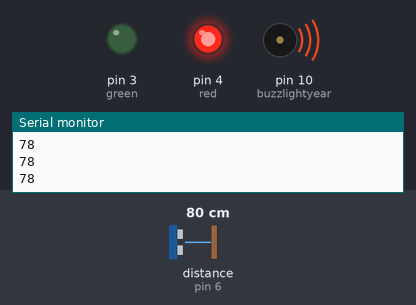
Simulated run of this sketch. Board: Arduino Uno, built with avr-gcc and run on an emulated ATmega328P. Parts: output pins drawn as LEDs (lit = HIGH), buzzer (waves = sounding), the last lines printed to the serial monitor. Wiring (inferred from the names in the program): ultrasonic range finder: trigger pin 5; echo pin 6. Inputs (shaded band) come from the test bench; at power-on: distance to the obstacle (sensor on pin 6) 80 cm. The echo pulse lasts 58.3 µs per cm; pins used as bus, display or sensor lines are not drawn.

Above: at 1.2 s.
1.3 s: distance to the obstacle (sensor on pin 6) set to 198 cm
2.8 s: distance to the obstacle (sensor on pin 6) set to 208 cm
At 3.3 s:
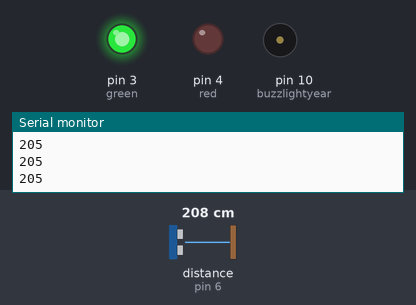
4.3 s: distance to the obstacle (sensor on pin 6) set to 2 cm
At 5.2 s:
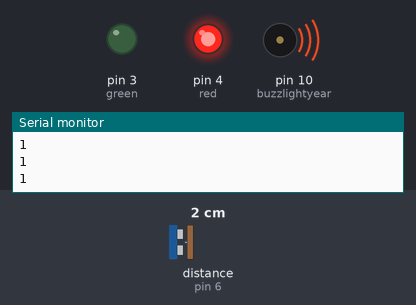
5.8 s: distance to the obstacle (sensor on pin 6) set to 250 cm
At 6.7 s:
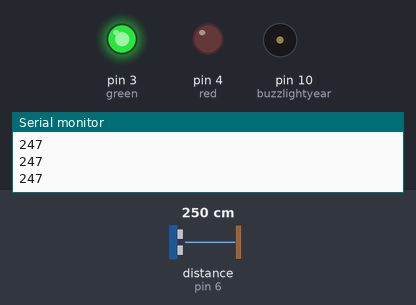
Timing chart, 0 to 8.3 s (numbered marks = the images above; inputs shaded):
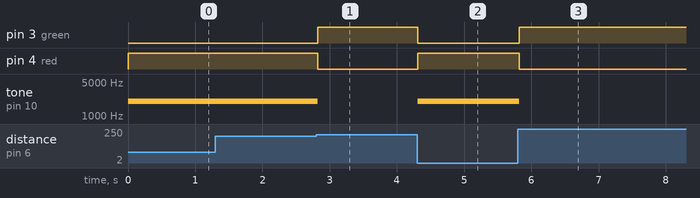

The sketch:

Social_distancing_script.ino
```cpp
const int red = 4;
const int green = 3;
const int trig = 5;
const int echo = 6;
const int buzzlightyear = 10;
long duration;
int distance;

void setup() {
  // put your setup code here, to run once:


  pinMode (red, OUTPUT);
  pinMode (green, OUTPUT);
  pinMode (trig, OUTPUT);
  pinMode (echo, INPUT);
  Serial.begin(9600);

}

void loop() {
  // put your main code here, to run repeatedly:

  digitalWrite (trig, LOW);
  delayMicroseconds(2);

  digitalWrite(trig, HIGH);
  delayMicroseconds(10);
  digitalWrite(trig, LOW);

  duration = pulseIn (echo, HIGH);

  //Distance in Centi-Meters (cm)
  distance = duration*0.034/2;

  Serial.println(distance);

//_________________________________________________________

  if (distance >= 200){
  noTone(buzzlightyear);
  digitalWrite (red, LOW);
  digitalWrite (green, HIGH);
} else{
 digitalWrite (green, LOW);
  tone(buzzlightyear, 2000);
  digitalWrite (red, HIGH);
}}
```

Measured:
- the behaviour switches between 202 and 203 cm on distance to the obstacle (sensor on pin 6) (found by bisection; images 0 and 1)
- after the input at 2.8 s, pin 3 (green): LOW → HIGH at once; pin 4 (red): HIGH → LOW at once; tone on pin 10 (buzzlightyear): 2000 Hz → silent at once
- after the input at 4.3 s, pin 3 (green): HIGH → LOW at once; pin 4 (red): LOW → HIGH at once; tone on pin 10 (buzzlightyear): silent → 2000 Hz at once
- after the input at 5.8 s, pin 3 (green): LOW → HIGH at once; pin 4 (red): HIGH → LOW at once; tone on pin 10 (buzzlightyear): 2000 Hz → silent at once
